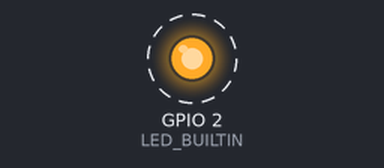
This sketch was run on a simulated ESP32. Parts: output pins drawn as LEDs (lit = HIGH). Dashed ring = blinking. What the sketch prints to the serial monitor is not drawn.

Above: at 0.5 s.
Timing chart, 0 to 4.6 s (numbered marks = the images above):
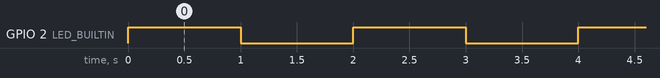

Measured:
- by itself, GPIO 2 (LED_BUILTIN): alternates HIGH for 1.0 s and LOW for 1.0 s

The sketch:

sketch_aug04a.ino
```cpp
#define LED_BUILTIN 2

void setup() {
  pinMode(LED_BUILTIN, OUTPUT);

  Serial.begin(115200);
  Serial.println("RAI Flight Computer V1");
  Serial.println("ESP32 Bring-up Successful");
}

void loop() {
  digitalWrite(LED_BUILTIN, HIGH);
  Serial.println("LED ON");
  delay(1000);

  digitalWrite(LED_BUILTIN, LOW);
  Serial.println("LED OFF");
  delay(1000);
}
```
